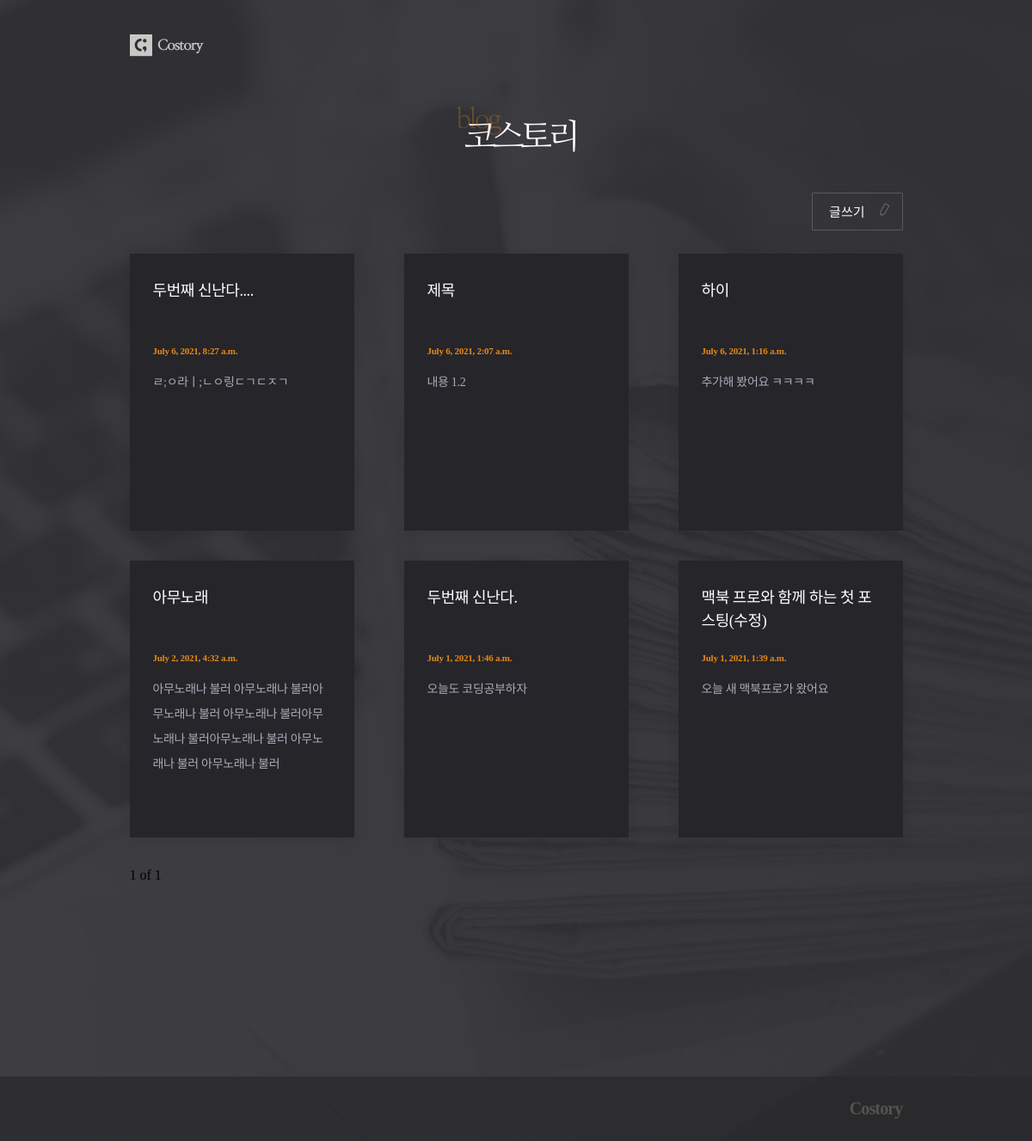
/posts/, run on an earlier commit of the app's database.
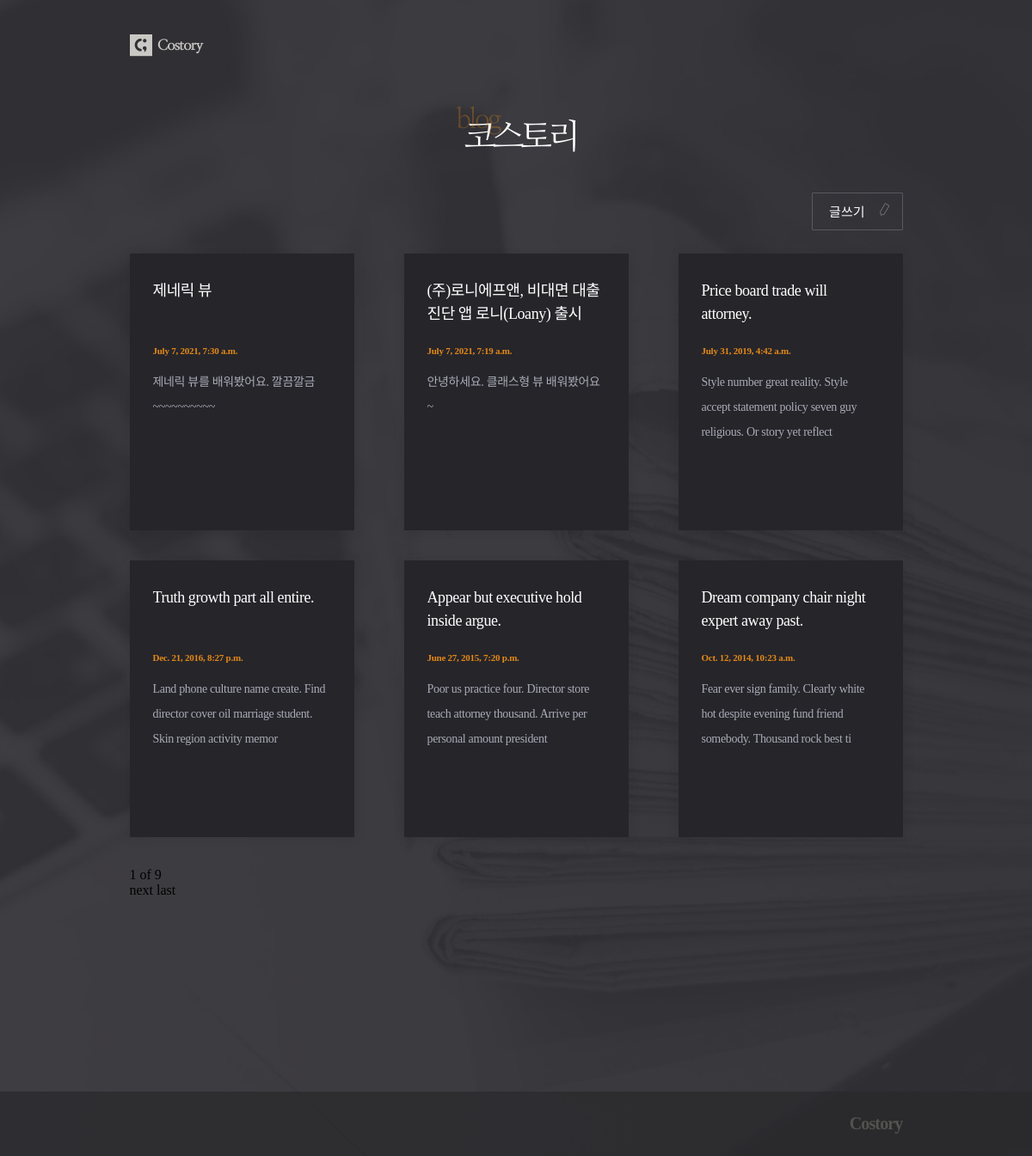
And on a later commit of the database.
### posts/models.py (models this page shows, shortened)
class Post(models.Model):
    title = models.CharField(max_length=50, unique=True, error_messages={'unique': '이미 있는 제목이네요!'})
    content = models.TextField(validators=[MinLengthValidator(10, '너무 짧군요 10자 이상 적어주세요.'), validate_symbols])
    dt_created = models.DateTimeField(verbose_name="Date Created", auto_now_add=True)
    dt_modified = models.DateTimeField(verbose_name="Date Modified", auto_now=True)

### posts/views.py (the view)
# urls.py: path('posts/', views.PostListView.as_view(), name='post-list'),
class PostListView(ListView):
    model = Post                            # 기본값이 없고 매번 지정해야 함
    context_object_name = 'posts'           # 오브젝트명_list
    ordering = ['-dt_created']
    paginate_by = 6

### posts/templates/posts/post_list.html (shortened to what this page needs)
{% extends './base.html' %}
{% load static %}
{% block css %}
    <link rel="stylesheet" href="{% static 'posts/css/post_list.css' %}">
{% endblock css %}
{% block logo_text %}
    <div id="header">
        <div class="container">
            <h1><img src="{% static 'posts/images/headertxt.png' %}"></h1>
        </div>
    </div>
{% endblock logo_text %}
{% block content %}
    <div class="btn_post">
        <a href="{% url 'post-create' %}">글쓰기</a>
    </div>
    {% if page_obj.object_list %}
    <div class="post_container">
        {% for post in page_obj.object_list %}
            <div class="post"><a href="{% url 'post-detail' post.id %}">
                <h2 class="title">{{post.title}}</h2>
                <p class="date">{{post.dt_created}}</p>
                <p class="text">{{post.content|slice:":100"}}</p>
            </a></div>
        {% endfor %}
    </div>
    <div class="paginator">
            <span>
                <p>{{page_obj.number}} of {{page_obj.paginator.num_pages}}</p>
            </span>
        {% if page_obj.has_next %}
            <a href="?page={{page.next_page_number}}" class="next">next</a>
            <a href="?page={{page.paginator.num_pages}}" class="last">last</a>
        {% endif %}
    </div>
    {% else %}
    <div>
        <div class="blank">
            <p>보여줄 글이 없습니다.<br>첫 글을 작성해 보면 어떨까요?</p>
        </div>
    </div>
    {% endif %}
{% endblock content %}

### posts/templates/posts/base.html (shortened to what this page needs)
{% load static %}
<!DOCTYPE html>
<html lang="en">
<head>
    {% block css %}
    {% endblock css %}
</head>
<body>
   <div id="warp">
        <div id="header">
            <div id="nav">
                <div class="logo">
                    <a href="{% url 'post-list' %}"><img src="{% static 'posts/images/logo.png' %}"></a>
                </div>
            </div>
        </div>
        {% block logo_text %}
        {% endblock logo_text %}
        <div id="content">
            <div class="container">
                {% block content %}
                {% endblock content %}
            </div>
        </div>
        <div id="footer">
            <div class="footer">
                <p>Costory</p>
            </div>
        </div>
    </div>
</body>
</html>

### posts/static/posts/css/post_list.css (style rules this page uses)
h1,h2,h3,p,a,ul,li { margin: 0; padding: 0; font-family : 'NanumMyeongjo'; font-weight: 200; list-style: none; text-decoration: none; outline: none; color: black; }
html { position: relative; min-height: 100%; margin: 0; }
body { min-height: 100%; margin: 0; padding: 0; background: url(../images/bg.jpg) no-repeat center top/cover; -webkit-font-smoothing: antialiased; -moz-osx-font-smoothing: auto; }
img { margin: 0; padding: 0; border: 0; }
#nav { height: 60px; }
#header { margin: 23px 0 39px; }
#content { margin-bottom: 300px; }
#footer { position: absolute; left: 0; bottom: 0; width: 100%; height: 75px; background: rgba(41, 41, 44, 0.7); }
.container { width: 899px; margin: 0 auto; }
.logo { width: 65%; min-width: 899px; margin: 0 auto; padding-top: 17px; }
.logo img { width: 88px; }
h1 { text-align: center; }
h1 img { width: 139px; }
.btn_post { text-align: right; }
.btn_post a { display: inline-block; margin-bottom: 27px; padding: 10px 43px 11px 19px; font-size: 15px; color: #fff; border: 1px solid #5b595f; border-radius: 1px; background: url(../images/pen.svg)no-repeat 75px 11px/16px; }
.post_container { display: grid; margin-bottom: 35px; grid-template-columns: repeat(3,1fr); grid-auto-rows: minmax(322px, auto); grid-column-gap: 58px; grid-row-gap: 35px; }
.post { background: #26252a; padding: 30px 29px 40px 27px; box-shadow: 0 2px 14px 0 rgba(0, 0, 0, 0.09); }
.post h2 { height: 54px; font-size: 18px; color: #fff; line-height: 1.5; letter-spacing: -0.42px; overflow: hidden; text-overflow: ellipsis; display: -webkit-box; -webkit-line-clamp: 2; -webkit-box-orient: vertical; word-wrap:break-word; }
.post .date { margin: 23px 0 17px; font-size: 11px; font-weight: bold; color: #e38917; letter-spacing: -0.25px; }
.post .text { font-size: 14px; color: #a9abb7; line-height: 2.07; letter-spacing: -0.32px; overflow: hidden; text-overflow: ellipsis; display: -webkit-box; -webkit-line-clamp: 5; -webkit-box-orient: vertical; word-wrap:break-word; }
.footer { width: 65%; min-width: 899px; margin: 0 auto; }
.footer p { text-align: right; font-size: 20px; line-height: 75px; font-weight: 800; letter-spacing: -0.85px; color: #53534f; }

What changed in the data, as far as the page shows it:
removed Post: title "두번째 신난다....", dt_created "July 6, 2021, 8:27 a.m.", content "ㄹ;ㅇ라ㅣ;ㄴㅇ링ㄷㄱㄷㅈㄱ"
removed Post: title "제목", dt_created "July 6, 2021, 2:07 a.m.", content "내용 1.2"
removed Post: title "하이", dt_created "July 6, 2021, 1:16 a.m.", content "추가해 봤어요 ㅋㅋㅋㅋ"
removed Post: title "아무노래", dt_created "July 2, 2021, 4:32 a.m.", content "아무노래나 불러 아무노래나 불러아무노래나 불러 아무노래나 불러아무노래나 불러아무노래나 불러 아무노래나 불러 아무노래나 불러"
removed Post: title "두번째 신난다.", dt_created "July 1, 2021, 1:46 a.m.", content "오늘도 코딩공부하자"
removed Post: title "맥북 프로와 함께 하는 첫 포스팅(수정)", dt_created "July 1, 2021, 1:39 a.m.", content "오늘 새 맥북프로가 왔어요"
added Post: title "제네릭 뷰", dt_created "July 7, 2021, 7:30 a.m.", content "제네릭 뷰를 배워봤어요. 깔끔깔금~~~~~~~~~~"
added Post: title "(주)로니에프앤, 비대면 대출 진단 앱 로니(Loany) 출시", dt_created "July 7, 2021, 7:19 a.m.", content "안녕하세요. 클래스형 뷰 배워봤어요~"
added Post: title "Price board trade will attorney.", dt_created "July 31, 2019, 4:42 a.m.", content "Style number great reality. Style accept statement policy seven guy religious. Or story yet reflect"
added Post: title "Truth growth part all entire.", dt_created "Dec. 21, 2016, 8:27 p.m.", content "Land phone culture name create. Find director cover oil marriage student. Skin region activity memor"
added Post: title "Appear but executive hold inside argue.", dt_created "June 27, 2015, 7:20 p.m.", content "Poor us practice four. Director store teach attorney thousand. Arrive per personal amount president"
added Post: title "Dream company chair night expert away past.", dt_created "Oct. 12, 2014, 10:23 a.m.", content "Fear ever sign family. Clearly white hot despite evening fund friend somebody. Thousand rock best ti"
Also different on the page:
{{ page_obj.paginator.num_pages }}: "1" → "9"
text now shown: "next last"
